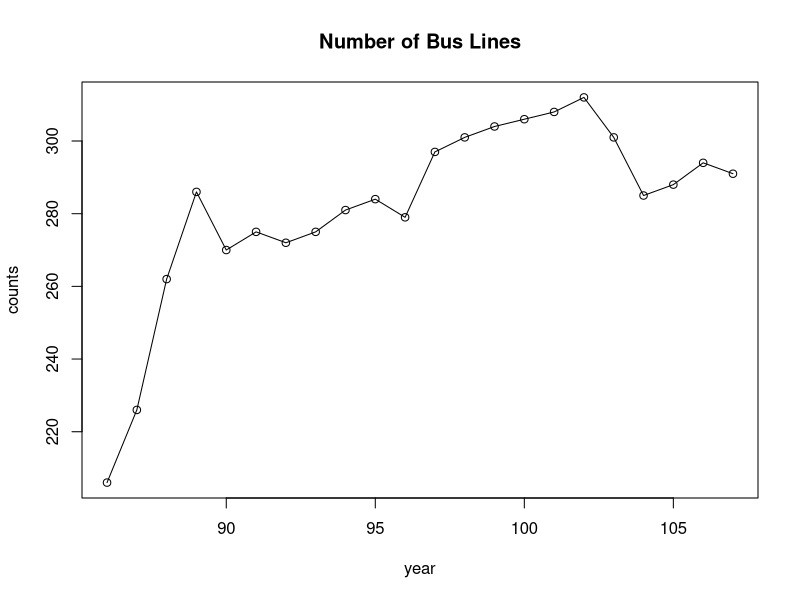

Recreate this plot in R.
## ---- chunk 1
library(readxl)
library(writexl)
## ---- chunk 2
be <- read_excel("data/bus_efficiency.xlsx", na=c("-","..."))
print(be)
## ---- chunk 3
years <- be$...1[!is.na(be$...1)]
cnt <- 1
for (y in years) {
  y <- substr(y, 1, nchar(y)-1)
  be$...1[cnt] <- y
  cnt = cnt + 1
  while(cnt <= length(be$...1) && is.na(be$...1[cnt])) {
    be$...1[cnt] <- y
    cnt = cnt + 1
  }
}
print(be)
## ---- chunk 4
be <- be[complete.cases(be),]
yearcnt <- table(as.numeric(be$...1))
print(yearcnt)
## ---- chunk 5
plot(cbind(names(yearcnt), yearcnt), main = "Number of Bus Lines", xlab = "year", ylab = "counts")
lines(cbind(names(yearcnt), yearcnt))
## ---- chunk 6
# "...1", "...2", "行駛段次(段次)", "行駛里程(車公里)", "載客人次(人次)", "每段次平均載客(人次)", "客運收入(元)", "每車公里營收(元)"
colnames(be) <- c("Year", "Name", "Times", "Length", "Customer", "Average.Customer", "Profit", "Average.Profit")
print(head(be))
## ---- chunk 7
write_xlsx(be, path = "data/bus_efficiency_revised.xlsx")
